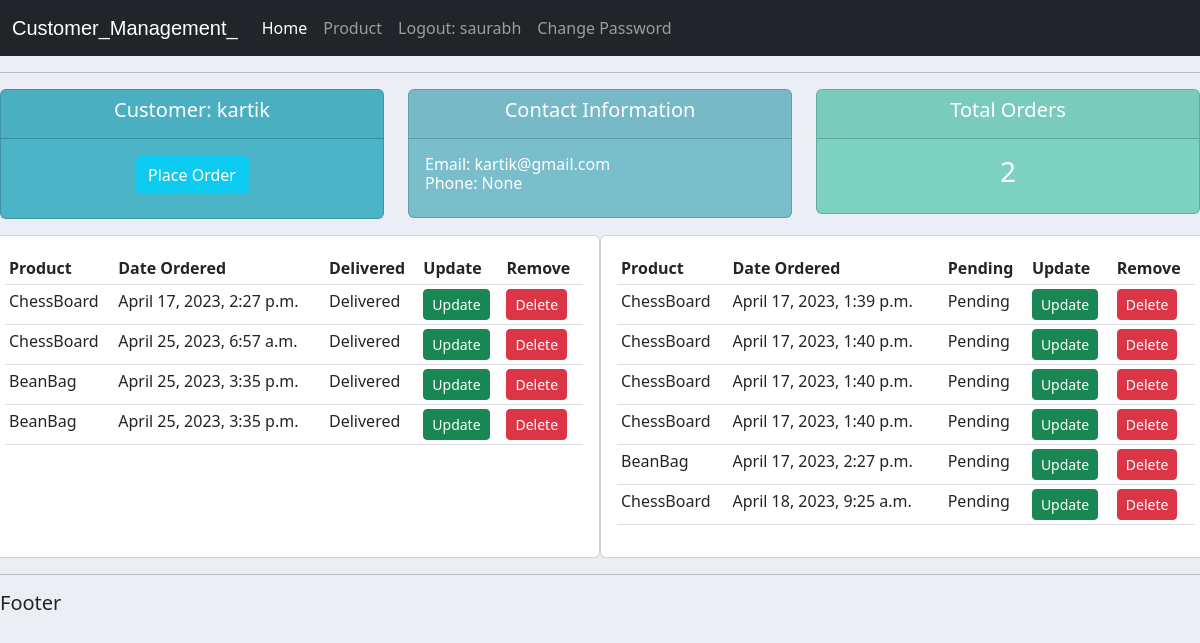
The app's page /customer/24/ (signed in) with its own data.
### App/models.py (models this page shows, shortened)
class Customer(models.Model):
    user = models.OneToOneField(User,null=True,on_delete=models.CASCADE,serialize=id)
    name = models.CharField(max_length=200,null=True)
    phone = models.CharField(max_length=200,null=True,blank=True)
    email = models.CharField(max_length=200,null=True,blank=True)
    date = models.DateTimeField(auto_now_add=True,blank=True)

class Order(models.Model):
    STATUS = (
        ('Pending','Pending'),('Out for Delivery','Out for Delivery'),('Delivered','Delivered')
    )
    cust = models.ForeignKey(Customer,null=True,on_delete=models.SET_NULL,serialize=id)  # Many(order) to One(customer) relationship : One Customer can have Multiple orders.
    prod = models.ForeignKey(Product,null=True,on_delete=models.SET_NULL,serialize=id)   # Many(order) to One(product) Relationship : One Product can be ordered Multiple times.
    date = models.DateTimeField(auto_now_add=True)
    status = models.CharField(max_length=200,null=True,choices=STATUS)

class Product(models.Model):
    CATEGORY = (('Indoor','Indoor'),('Outdoor','Outdoor'))
    tag = models.ManyToManyField(Tag)
    name = models.CharField(max_length=200,null=True)
    price = models.FloatField(null=True)
    category = models.CharField(max_length=200,null=True,choices=CATEGORY)
    description = models.CharField(max_length=200,null=True,blank=True)
    date = models.DateTimeField(auto_now_add=True)

### App/decorators.py (the view)
        def wrapper_func(request,*args,**kwargs):
            group = None
            if request.user.groups.exists():
                group = request.user.groups.all()[0].name
            if group in allowed_roles:
                return view_func(request,*args,**kwargs)
            else:
                return redirect('/products/')

### App/views.py (called while the page is built)
@login_required(login_url='/login/')
@allowedUsers(allowed_roles=['admin','staff'])
def customerPage(request,cid):
    customer = Customer.objects.get(pk=cid)
    orders = customer.order_set.all()
    orderCount = orders.count()
    delivered = Order.objects.filter(status='Delivered')
    pending = Order.objects.filter(status='Pending')
    return render(request,'customer.html',{'customer':customer,'orderCount':orderCount,'order':orders,'delivered':delivered,'pending':pending})

### templates/customer.html (shortened to what this page needs)
{% extends 'main.html' %}
{%block content%}
<div class="row">
    <div class="col">
        <div class="col-md">
            <div class="card text-center text-white mb-3" id="total_orders">
                <div class="card-header">
                    <h5 class="card-title">Customer: {{customer.name}}</h5>
                </div>
                <div class="card-body">
                    <h3 class="card-title">
                        <a class="btn btn-info text-white" href="/createOrder/{{customer.id}}/">Place Order</a>
                    </h3>
                </div>
            </div>
        </div>
    </div>
    <div class="col">
        <div class="col-md">
            <div class="card text-center text-white mb-3" id="orders_delivered">
                <div class="card-header">
                    <h5 class="card-title">Contact Information</h5>
                </div>
                <div class="card-body">
                    <h6 class="card-title">
                        <div style="text-align:left;">Email: {{customer.email}}</div>
                        <div style="text-align:left;">Phone: {{customer.phone}}</div>
                    </h6>
                </div>
            </div>
        </div>
    </div>
    <div class="col">
        <div class="col-md">
            <div class="card text-center text-white mb-3" id="orders_pending">
                <div class="card-header">
                    <h5 class="card-title">Total Orders</h5>
                </div>
                <div class="card-body">
                    <h3 class="card-title">{{orderCount}}</h3>
                </div>
            </div>
        </div>
    </div>
</div>
<div class="row">
    <div class="col-md-5 card card-body">
        <div class="">
            <table class="table table-sm ">
                <tr>
                    <th>Product</th>
                    <th>Date Ordered</th>
                    <th>Delivered</th>
                    <th>Update</th>
                    <th>Remove</th>
                </tr>
                {%for i in delivered%}
                    <tr>
                        <td>{{i.prod.name}}</td>
                        <td>{{i.date}}</td>
                        <td>{{i.status}}</td>
                        <td><a href="/updateOrder/{{i.id}}" class="btn btn-sm btn-success">Update</a></td>
                        <td><a href="/deleteOrder/{{i.id}}" class="btn btn-sm btn-danger">Delete</a></td>
                    </tr>
                {%endfor%}
            </table>
        </div>
    </div>
    <div class="col-md-5 card card-body">
        <div class="">
            <table class="table table-sm ">
                <tr>
                    <th>Product</th>
                    <th>Date Ordered</th>
                    <th>Pending</th>
                    <th>Update</th>
                    <th>Remove</th>
                </tr>
                {%for i in pending%}
                    <tr>
                        <td>{{i.prod.name}}</td>
                        <td>{{i.date}}</td>
                        <td>{{i.status}}</td>
                        <td><a href="/updateOrder/{{i.id}}" class="btn btn-sm btn-success">Update</a></td>
                        <td><a href="/deleteOrder/{{i.id}}" class="btn btn-sm btn-danger">Delete</a></td>
                    </tr>
                {%endfor%}
            </table>
        </div>
    </div>
</div>
{%endblock content%}

### templates/navbar.html (shortened to what this page needs)
<nav class="navbar navbar-expand-lg navbar-dark bg-dark">
    <div class="container-fluid">
      <a class="navbar-brand" id="logo" href="#">Customer_Management_</a>
      <div class="collapse navbar-collapse" id="navbarNav">
        <ul class="navbar-nav">
          <li class="nav-item">
            <a class="nav-link active" aria-current="page" href="/">Home</a>
          </li>
          <li class="nav-item">
            <a class="nav-link" href="/products/">Product</a>
          </li>
          <span>
            <a class="nav-link" href="/logout/">Logout: {{request.user}}</a>
          </span>
          <span>
            <a  class="nav-link" style="display:flex;align-items:center; text-decoration:none;" href="/change/">Change Password</a>
          </span>
        </ul>
      </div>
    </div>
  </nav>

### templates/main.html (style rules this page uses)
html { overflow-x:hidden; }
#logo { font-family:sans-serif; }
body { background-color:#ebeff5; }
#total_orders { background-color:#4cb4c7; }
#orders_delivered { background-color:#7abecc; }
#orders_pending { background-color:#7CD1C0; }

### records on screen
Customer: name "kartik", email "kartik@gmail.com", phone "None"
Order: prod.name "ChessBoard", date "April 17, 2023, 2:27 p.m.", status "Delivered"
Order: prod.name "ChessBoard", date "April 25, 2023, 6:57 a.m.", status "Delivered"
Order: prod.name "BeanBag", date "April 25, 2023, 3:35 p.m.", status "Delivered"
Order: prod.name "BeanBag", date "April 25, 2023, 3:35 p.m.", status "Delivered"
Order: prod.name "ChessBoard", date "April 17, 2023, 1:39 p.m.", status "Pending"
Order: prod.name "ChessBoard", date "April 17, 2023, 1:40 p.m.", status "Pending"
Order: prod.name "ChessBoard", date "April 17, 2023, 1:40 p.m.", status "Pending"
Order: prod.name "ChessBoard", date "April 17, 2023, 1:40 p.m.", status "Pending"
Order: prod.name "BeanBag", date "April 17, 2023, 2:27 p.m.", status "Pending"
Order: prod.name "ChessBoard", date "April 18, 2023, 9:25 a.m.", status "Pending"

### other values on screen
{{ request.user }} "saurabh"
{{ orderCount }} "2"
